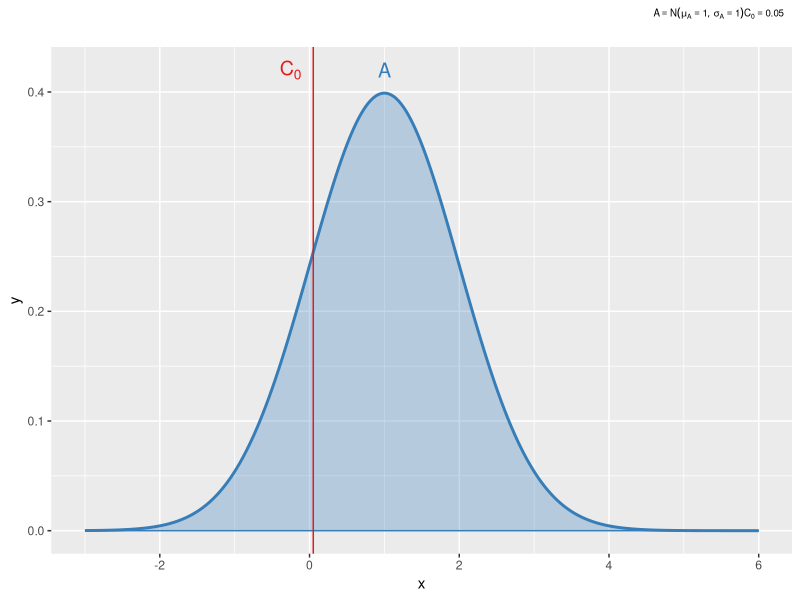
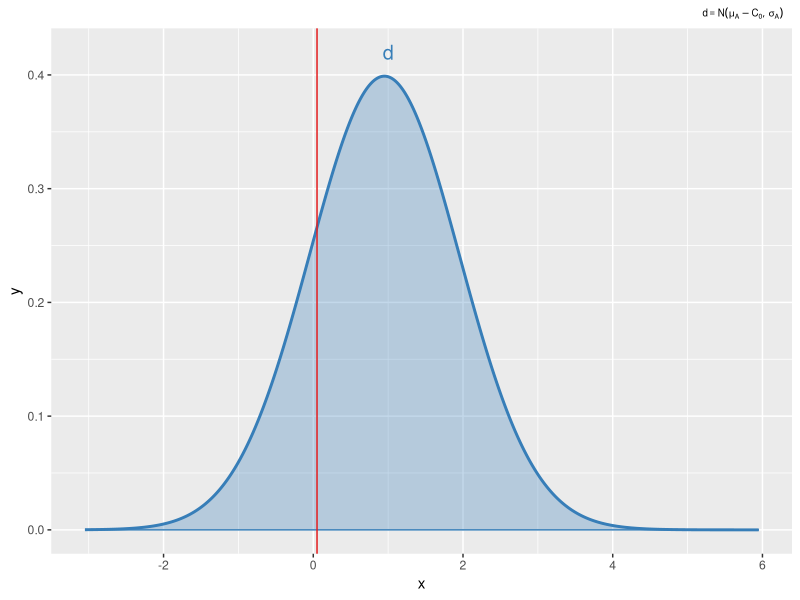
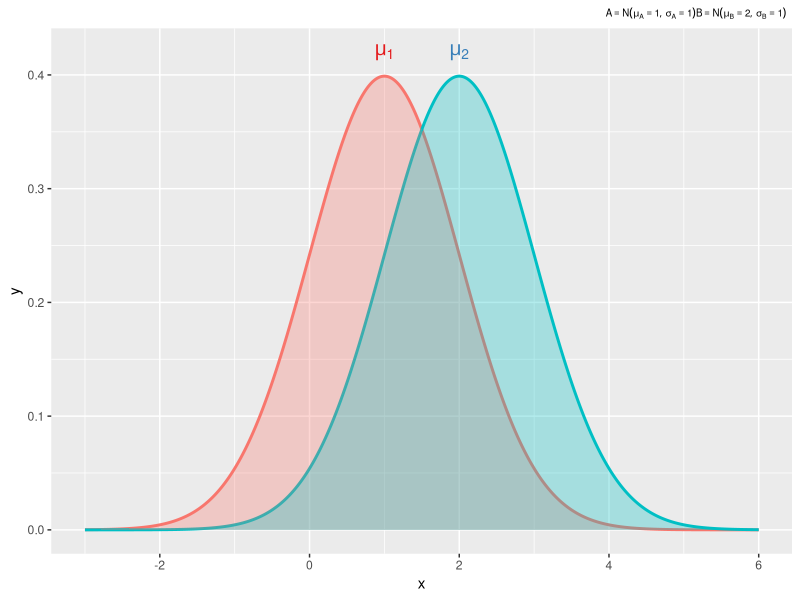
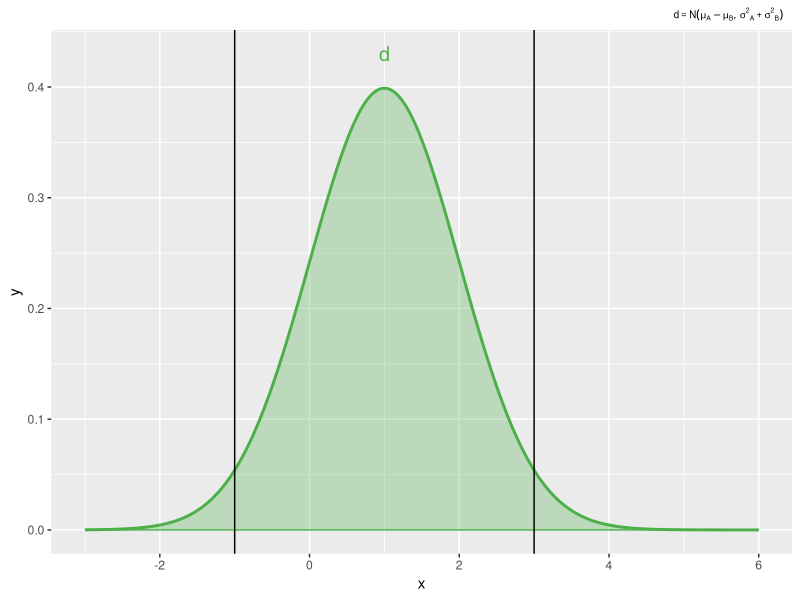
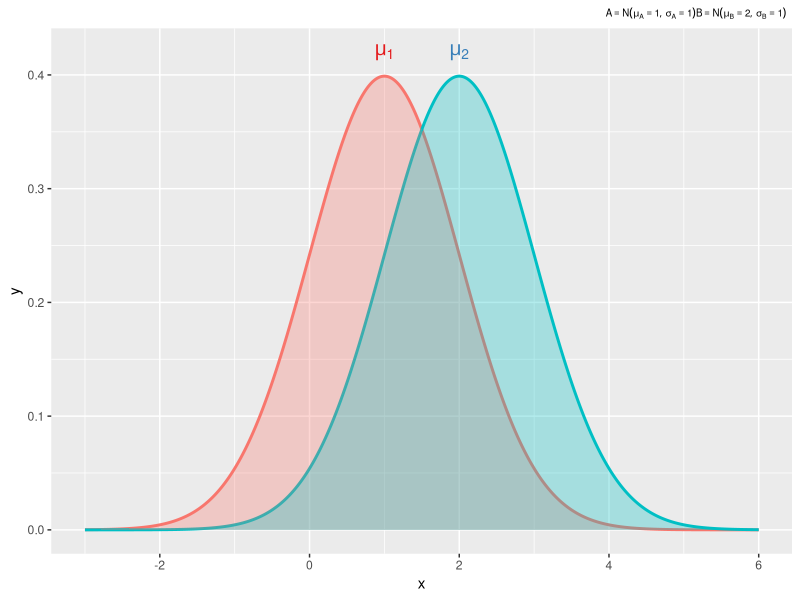

The R script that drew these images, in order:

# This script produces a figure defining MAXEL for one-sample and two-sample two-tailed datasets
# Bruce Corliss
# 9/1/2019

# Load packages
library(ggplot2)
library(tibble)
library(RColorBrewer)
library(broom)
library(gridExtra)
library(grid)

library(rlang)

setTimeLimit(cpu = Inf, elapsed = Inf, transient = FALSE)
setSessionTimeLimit(cpu = Inf, elapsed = Inf)

# choose colors for plotting
color_pal = brewer.pal(3, "Set1")

# Initial parameters
nsamples = 15
ngroups = 2
set.seed(0)
dist_text_size=5;
title_font_size=7;
equ_font_size=8;

### Case 1: one-sample
# 1.1 distribution A, B
x <- seq(-3,6,.01)
mu <- c(1,2)
sd <- c(1,1)
data1_1 = tibble(group=factor("1"), x=x,
         y=smooth.spline(x,dnorm(x, mean = mu[1], sd = 1, log = FALSE))$y)
C0 <- 0.05;
p1_1 <- ggplot(data1_1, aes(x = x, y = y, group = group, fill = color_pal[2])) +
  geom_line(size = 1, color = color_pal[2]) + 
  geom_ribbon(data = data1_1, aes(x = x,ymax = y),ymin = 0, alpha=0.3, color = color_pal[2], fill = color_pal[2]) +
  annotate("text", x = mu[1], y = 0.4 + 0.02, label = "A",
           parse=TRUE,color=color_pal[2],size = dist_text_size) + 
  geom_vline(xintercept=C0, color = color_pal[1]) + 
  annotate("text", x = C0 - .3, y = 0.4 + 0.02, label = "C[0]",
           parse=TRUE,color=color_pal[1],size = dist_text_size) +
  ggtitle(expr(atop(paste(A==N(mu[A]==1,sigma[A]==1),"\n", C[0]==phantom(), !!C0,"   ")))) + 
  theme(plot.title = element_text(hjust = 1,size = title_font_size),legend.position = "none") 


### 1.2: difference with one-sample
data2_1 <- data1_1
data2_1$x=data1_1$x-C0
p1_2 <- ggplot(data2_1, aes(x = x, y = y, group = group, fill = color_pal[2])) +
  geom_line(size = 1, color = color_pal[2]) + 
  geom_ribbon(data = data2_1, aes(x = x,ymax = y),ymin = 0, alpha=0.3, 
              color = color_pal[2], fill = color_pal[2]) +
  annotate("text", x = mu[1], y = 0.4 + 0.02, label = "d",
           parse=TRUE,color=color_pal[2],size = dist_text_size) + 
  geom_vline(xintercept=C0, color = color_pal[1]) + 
#  annotate("text", x = C0 - .3, y = 0.4 + 0.02, label = "C[0]",
#           parse=TRUE,color=color_pal[1],size = dist_text_size) +
  ggtitle(expr(paste(d==N(mu[A]-C[0],sigma[A]),"   "))) + 
  theme(plot.title = element_text(hjust = 1, size = title_font_size)) 


### Case 2: two sample paired
# 2.1 distribution A, B
x <- seq(-3,6,.01)
mu <- c(1,2)
sd <- c(1,1)
data2_1 = rbind(
  tibble(group=factor("1"), x=x,
         y=smooth.spline(x,dnorm(x, mean = mu[1], sd = 1, log = FALSE))$y),
  tibble(group=("2"), x=x,
         y=smooth.spline(x,dnorm(x, mean = mu[2], sd = 1, log = FALSE))$y))

p2_1 <- ggplot(data2_1, aes(x=x, y=y, group=group, fill=group)) +
  geom_line(size=1,aes(color=group)) + 
  geom_ribbon(data=data2_1, 
              aes(x=x,ymax=y),ymin=0,alpha=0.3) +
  annotate("text", x=mu[1], y=0.4+.02, label= "mu[1]",
           parse=TRUE,color=color_pal[1],size=dist_text_size) +
  annotate("text", x=mu[2], y=0.4+.02, label= "mu[2]",
           parse=TRUE,color=color_pal[2],size=dist_text_size) +
  ggtitle(expr(paste(A==N(mu[A]==1,sigma[A]==1),"\n",B==N(mu[B]==2,sigma[B]==1),"  "))) + 
  theme(plot.title = element_text(hjust = 1, size = title_font_size),legend.position = "none") 


### 2.2: difference two sample paired
x3_2 <- seq(-3,6,.01)
data2_2 = tibble(group=factor("1"), x=x3_2,
                 y=smooth.spline(x,dnorm(x, mean = mu[2]-mu[1], sd = 1, log = FALSE))$y)
p2_2 <-ggplot(data2_2, aes(x=x, y=y, group=group, fill=group, color=color_pal[3])) +
  geom_line(size=1,color=color_pal[3]) + 
  geom_ribbon(ymax = data2_2$y,aes(ymin=0), alpha = 0.3, fill=color_pal[3],color=color_pal[3]) +
  annotate("text", x=mu[2]-mu[1], y=0.4+.03, label = "d",
           parse=TRUE,color=color_pal[3],size=dist_text_size) +
  geom_vline(xintercept=mu[2]-mu[1]-2*sd[1]) +
  geom_vline(xintercept=mu[2]-mu[1]+2*sd[2]) +
  ggtitle(expr(paste(d == N(mu[A]-mu[B],{sigma^2}[A]+{sigma^2}[B]),"   "))) +
  theme(plot.title = element_text(hjust = 1, size = title_font_size)) 

### Case 3: Unpaired two-sample
# 3.1 distribution A, B
x <- seq(-3,6,.01)
mu <- c(1,2)
sd <- c(1,1)
data3_1 = rbind(
  tibble(group=factor("1"), x=x,
         y=smooth.spline(x,dnorm(x, mean = mu[1], sd = 1, log = FALSE))$y),
  tibble(group=("2"), x=x,
         y=smooth.spline(x,dnorm(x, mean = mu[2], sd = 1, log = FALSE))$y))

p3_1 <- ggplot(data3_1, aes(x=x, y=y, group=group, fill=group)) +
  geom_line(size=1,aes(color=group)) + 
  geom_ribbon(data=data3_1, 
              aes(x=x,ymax=y),ymin=0,alpha=0.3) +
  annotate("text", x=mu[1], y=0.4+.02, label= "mu[1]",
           parse=TRUE,color=color_pal[1],size=dist_text_size) +
  annotate("text", x=mu[2], y=0.4+.02, label= "mu[2]",
           parse=TRUE,color=color_pal[2],size=dist_text_size) + 
  ggtitle(expr(paste(A==N(mu[A]==1,sigma[A]==1),"\n",B==N(mu[B]==2,sigma[B]==1),"  "))) + 
  theme(plot.title = element_text(hjust = 1, size = title_font_size),legend.position = "none") 


### 3.2: difference of Unpaired two-sample
x3_2 <- seq(-3,6,.01)
data3_2 = tibble(group=factor("1"), x=x3_2,
                 y=smooth.spline(x,dnorm(x, mean = mu[2]-mu[1], sd = 1, log = FALSE))$y)
p3_2 <-ggplot(data3_2, aes(x=x, y=y, group=group, fill=group, color=color_pal[3])) +
  geom_line(size=1,color=color_pal[3]) + 
  geom_ribbon(ymax = data3_2$y,aes(ymin=0), alpha = 0.3, fill=color_pal[3],color=color_pal[3]) +
  annotate("text", x=mu[2]-mu[1], y=0.4+.03, label= 
             "d == N(mu[A]-mu[B],sigma^2[A] + sigma^2[B])",
           parse=TRUE,color=color_pal[3],size=dist_text_size) +
  geom_vline(xintercept=mu[2]-mu[1]-2*sd[1]) +
  geom_vline(xintercept=mu[2]-mu[1]+2*sd[2]) +
  ggtitle(expr(paste(d == N(mu[A]-mu[B],{sigma^2}[A]+{sigma^2}[B]),"   "))) +
  theme(plot.title = element_text(hjust = 1, size = 10)) 


### Figure creation
## Assign objects to GROB table
# Column names
gs <- lapply(1:20, function(ii) grobTree(rectGrob(gp = gpar(fill = ii, alpha = 0.5)), textGrob(ii)))
gs[[2]] <- textGrob("Distribution", just = "centre", gp = gpar(fontface = "bold", fontsize = 10))
gs[[3]] <- textGrob("Effect", just = "centre", gp = gpar(fontface = "bold", fontsize = 10))
gs[[4]] <- textGrob("MAXEL", just = "centre", gp = gpar(fontface = "bold", fontsize = 10))
gs[[5]] <- textGrob("Rel. MAXEL", just = "centre", gp = gpar(fontface = "bold", fontsize = 10))

# Row Names for figure
gs[[1]] <- textGrob("", rot = 90)
gs[[6]] <- textGrob("1-Sample", rot = 90, just = "centre", gp = gpar(fontface = "bold", fontsize = 10))
gs[[11]] <- textGrob("2-Sample, Paired", rot = 90, just = "centre", gp=gpar(fontface = "bold", fontsize = 10))
gs[[16]] <- textGrob("2-Sample, Unpaired", rot = 90, just = "centre", gp = gpar(fontface = "bold", fontsize = 10))

### Equations for figure
maxel_1s = expression(MXL==italic(max)(phantom(.)*
                             abs(phantom(.)*italic(bar(x)[1]) - beta %+-% 
                             1.96~s[1]*phantom(.))*phantom(.)))
maxel_2s_paired = expression(MXL==italic(max)(phantom(.)*
                                    abs(phantom(.)*italic(bar(d)) %+-% 
                                    1.96~s[diff]*phantom(.))*phantom(.)))
rmaxel_2s_paired = expression(RMXL==phantom(.)*frac(max(phantom(.)*abs(phantom(.)*italic(bar(d)) %+-% 
                              1.96~s[diff]*phantom(.))*phantom(.)),
                              min(phantom(.)*abs(phantom(.)*italic(bar(d)) %+-% 
                              italic(t)[0.975, n-1]*frac(italic(s)[diff],sqrt(n))*phantom(.)))))

# One sample test
a=ggplotGrob(p1_1)
gs[[7]] <- p1_1
gs[[8]] <- p1_2
gs[[9]] <- textGrob(maxel_1s, just = "centre",gp=gpar(fontsize=equ_font_size,fontfamily="serif"))
gs[[10]] <- textGrob(expression(""), just = "centre",gp=gpar(fontsize=equ_font_size))
# Two sample, paired
gs[[12]] <- p2_1
gs[[13]] <- p2_2
gs[[14]] <- textGrob(maxel_2s_paired, just = "centre",gp=gpar(fontsize=equ_font_size,fontfamily="serif"))
gs[[15]] <- textGrob(rmaxel_2s_paired, just = "centre",gp=gpar(fontsize=equ_font_size,fontfamily="serif"))
# Two sample, unpaired
gs[[17]] <- p3_1
gs[[18]] <- p3_2
gs[[19]] <- textGrob("d == bar(X[A]) + bar(X[B])", just = "centre",gp=gpar(fontsize=equ_font_size,fontfamily="serif"))
gs[[20]] <- textGrob("d == bar(X[A]) + bar(X[B])", just = "centre",gp=gpar(fontsize=equ_font_size,fontfamily="serif"))
# Arrange grob obejcts into grid
gt <- arrangeGrob(grobs = gs, layout_matrix = rbind(seq(1,5,1),
                                                    seq(6,10,1),
                                                    seq(11,15,1),
                                                    seq(16,20,1)))

gt <- gtable::gtable_add_grob(gt, grobs = rectGrob(gp=gpar(fill=NA, lwd=2)), 
                              t = 1, b = 1, l = 2, r = ncol(gt))

gt <- gtable::gtable_add_grob(gt, grobs = rectGrob(gp=gpar(fill=NA, lwd=2)), 
                              t = 2, b = nrow(gt), l = 1, r = 1)

# Change relative height of gtable rows
gt$heights <- unit(c(.03, .32,.32, .32), "npc")
gt$widths <- unit(c(.035, .275, .275, .2, .2), "npc")

gt_pad <- gtable::gtable_add_padding(gt, unit(0, "inch"))


#pdf()

ggsave("figure/figure_1_maxel_definition.pdf", gt_pad, device = "pdf", path = NULL,
       scale = 1, width = 6.5, height = 7, units = "in",
       dpi = 300, limitsize = TRUE,paper="letter")




# 
# 
# 
# # Table of MAXEL equations
# equ_tbl = data.frame(maxel = c("d == bar(X[A]) + bar(X[B])",
#                                "d == bar(X[A]) + bar(X[B])",
#                                "d == bar(X[A]) + bar(X[B])"), 
#                      rel_maxel = c("d==bar(X[A])+bar(X[B])", 
#                                    "d == bar(X[A]) + bar(X[B])",
#                                    "d == bar(X[A]) + bar(X[B])"))
# colnames(equ_tbl) <- c("MAXEL", "Rel. MAXEL")
# tt <- ttheme_default(core=list(fg_params = list(parse=TRUE)))
# g <- tableGrob(equ_tbl, theme=tt)
# g$heights <- unit(rep(1/nrow(g), nrow(g)), "npc")
# grid.draw(g)
